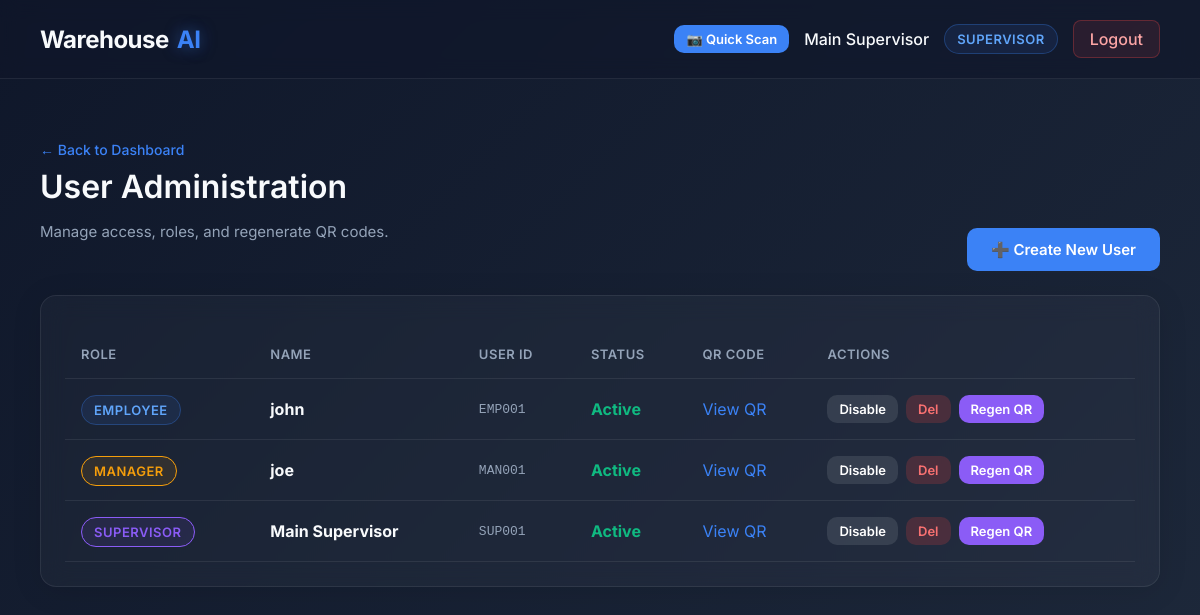
Screenshot of /users (signed in) with the database file from the repository.
### app.py (models this page shows)
class User(db.Model):
    id = db.Column(db.Integer, primary_key=True)
    user_id = db.Column(db.String(50), unique=True, nullable=False)
    name = db.Column(db.String(100), nullable=False)
    password = db.Column(db.String(255), nullable=False)
    role = db.Column(db.String(30), nullable=False)
    qr_token = db.Column(db.String(100), unique=True, nullable=False)
    active = db.Column(db.Boolean, default=True)

### app.py (the view)
@app.route("/users")
def users():
    user = login_required()
    if not user:
        return redirect(url_for("login"))
    if user.role not in {"supervisor", "manager"}:
        flash("Unauthorized.", "error")
        return role_dashboard(user)
    if user.role == "manager":
        user_list = User.query.filter_by(role="employee", active=True).order_by(User.name).all()
    else:
        user_list = User.query.order_by(User.role, User.name).all()
    return render_template("users.html", user=user, users=user_list)

### app.py (called while the page is built)
def me():
    if "user_id" not in session:
        return None
    return db.session.get(User, session["user_id"])

def login_required():
    return me()

### templates/users.html (shortened to what this page needs)
{% extends 'base.html' %}
{% block content %}
<div style="display: flex; justify-content: space-between; align-items: flex-end; margin-bottom: 24px;">
    <div>
        <a href="/supervisor" style="color: var(--primary); text-decoration: none; font-size: 14px; font-weight: 500;">← Back to Dashboard</a>
        <h1 style="margin-top: 8px;">User Administration</h1>
        <p class="subtitle">Manage access, roles, and regenerate QR codes.</p>
    </div>
    <a href="/users/create" class="btn btn-primary">➕ Create New User</a>
</div>
<div class="glass panel">
    <table>
        <tr>
            <th>Role</th>
            <th>Name</th>
            <th>User ID</th>
            <th>Status</th>
            <th>QR Code</th>
            {% if user.role == 'supervisor' %}
            <th>Actions</th>
            {% endif %}
        </tr>
        {% for u in users %}
        <tr>
            <td>
                <span class="role-badge" style="
                    {% if u.role == 'supervisor' %} border-color: var(--purple); color: var(--purple); background: rgba(139,92,246,0.1);
                    {% elif u.role == 'manager' %} border-color: var(--warning); color: var(--warning); background: rgba(245,158,11,0.1);
                    {% endif %}
                ">
                    {{ u.role }}
                </span>
            </td>
            <td><b>{{ u.name }}</b></td>
            <td style="font-family: monospace; color: var(--text-muted);">{{ u.user_id }}</td>
            <td>
                {% if u.active %}
                <span style="color: var(--success); font-weight: bold;">Active</span>
                {% else %}
                <span style="color: var(--danger); font-weight: bold;">Disabled</span>
                {% endif %}
            </td>
            <td>
                <a href="{{ url_for('static', filename='qrcodes/' + u.user_id + '.png') }}" target="_blank" style="color: var(--primary); text-decoration: none;">View QR</a>
            </td>
            {% if user.role == 'supervisor' %}
            <td>
                <div style="display: flex; gap: 8px;">
                    <form method="post" action="/users/{{ u.id }}/toggle">
                        <button style="padding: 6px 12px; font-size: 13px; background: rgba(255,255,255,0.1);" title="Toggle Active">
                            {% if u.active %}Disable{% else %}Enable{% endif %}
                        </button>
                    </form>
                    <form method="post" action="/users/{{ u.id }}/delete" onsubmit="return confirm('Delete this user completely?');">
                        <button style="padding: 6px 12px; font-size: 13px; background: rgba(239,68,68,0.2); color: #f87171;" title="Delete">Del</button>
                    </form>
                    <a href="/users/{{ u.id }}/qr" class="btn btn-purple" style="padding: 6px 12px; font-size: 13px;">Regen QR</a>
                </div>
            </td>
            {% endif %}
        </tr>
        {% endfor %}
    </table>
</div>
{% endblock %}

### templates/base.html (shortened to what this page needs)
<!DOCTYPE html>
<html lang="en">
<head>
</head>
<body>
    {% if session.get('user_id') %}
    <header>
        <div class="brand">Warehouse <span>AI</span></div>
        <div class="user-nav">
            <button class="btn btn-primary" onclick="openScanner()" style="padding: 6px 12px; font-size: 13px;">📷 Quick Scan</button>
            <span style="font-weight: 500;">{{ user.name }}</span>
            <span class="role-badge">{{ user.role }}</span>
            <a href="/logout" class="btn-logout">Logout</a>
        </div>
    </header>
    {% endif %}
    <main>
        {% block content %}{% endblock %}
    </main>
</body>
</html>

### templates/base.html (style rules this page uses)
:root { --bg-grad-1: #0f172a; --bg-grad-2: #1e293b; --glass-bg: rgba(255, 255, 255, 0.03); --glass-border: rgba(255, 255, 255, 0.08); --text-main: #f8fafc; --text-muted: #94a3b8; --primary: #3b82f6; --primary-hover: #2563eb; --success: #10b981; --danger: #ef4444; --warning: #f59e0b; --purple: #8b5cf6; }
* { box-sizing: border-box; margin: 0; padding: 0; font-family: 'Inter', sans-serif; }
body { background: linear-gradient(135deg, var(--bg-grad-1), var(--bg-grad-2)); color: var(--text-main); min-height: 100vh; display: flex; flex-direction: column; }
.glass { background: var(--glass-bg); backdrop-filter: blur(12px); -webkit-backdrop-filter: blur(12px); border: 1px solid var(--glass-border); border-radius: 16px; box-shadow: 0 4px 30px rgba(0, 0, 0, 0.1); }
header { padding: 20px 40px; display: flex; justify-content: space-between; align-items: center; border-bottom: 1px solid var(--glass-border); background: rgba(15, 23, 42, 0.6); backdrop-filter: blur(10px); position: sticky; top: 0; z-index: 100; }
.brand { font-size: 24px; font-weight: 700; letter-spacing: -0.5px; display: flex; align-items: center; gap: 8px; }
.brand span { color: var(--primary); text-shadow: 0 0 15px rgba(59, 130, 246, 0.5); }
.user-nav { display: flex; align-items: center; gap: 15px; }
.role-badge { background: rgba(59, 130, 246, 0.1); border: 1px solid rgba(59, 130, 246, 0.3); color: #60a5fa; padding: 6px 12px; border-radius: 20px; font-size: 13px; font-weight: 600; text-transform: uppercase; letter-spacing: 0.5px; }
.btn-logout { background: rgba(239, 68, 68, 0.1); color: #fca5a5; border: 1px solid rgba(239, 68, 68, 0.3); padding: 8px 16px; border-radius: 8px; text-decoration: none; font-weight: 500; transition: all 0.2s; }
main { flex: 1; padding: 40px; max-width: 1600px; margin: 0 auto; width: 100%; }
h1, h2, h3 { font-weight: 600; margin-bottom: 16px; }
p.subtitle { color: var(--text-muted); margin-bottom: 30px; font-size: 15px; }
button, .btn { display: inline-block; background: var(--primary); color: white; border: none; padding: 12px 24px; border-radius: 10px; font-size: 15px; font-weight: 600; cursor: pointer; transition: all 0.3s; text-decoration: none; text-align: center; }
.btn-purple { background: var(--purple); }
table { width: 100%; border-collapse: collapse; margin-top: 10px; }
th, td { padding: 16px; text-align: left; border-bottom: 1px solid var(--glass-border); }
th { color: var(--text-muted); font-weight: 600; font-size: 13px; text-transform: uppercase; letter-spacing: 0.5px; }
.panel { padding: 24px; margin-bottom: 24px; }

### rows the page displays
User: name "Main Supervisor", role "SUPERVISOR", user_id "SUP001", active "Active"
User: role "EMPLOYEE", name "john", user_id "EMP001", active "Active"
User: role "MANAGER", name "joe", user_id "MAN001", active "Active"
